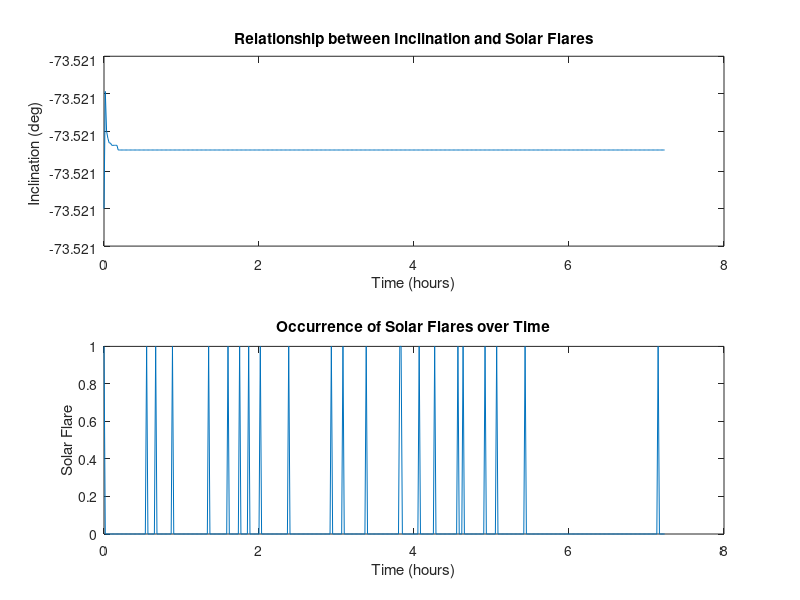
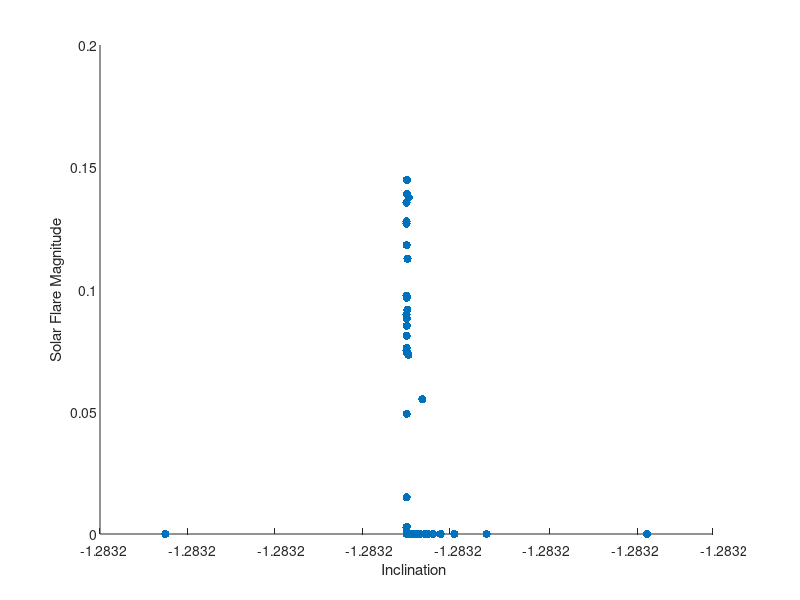
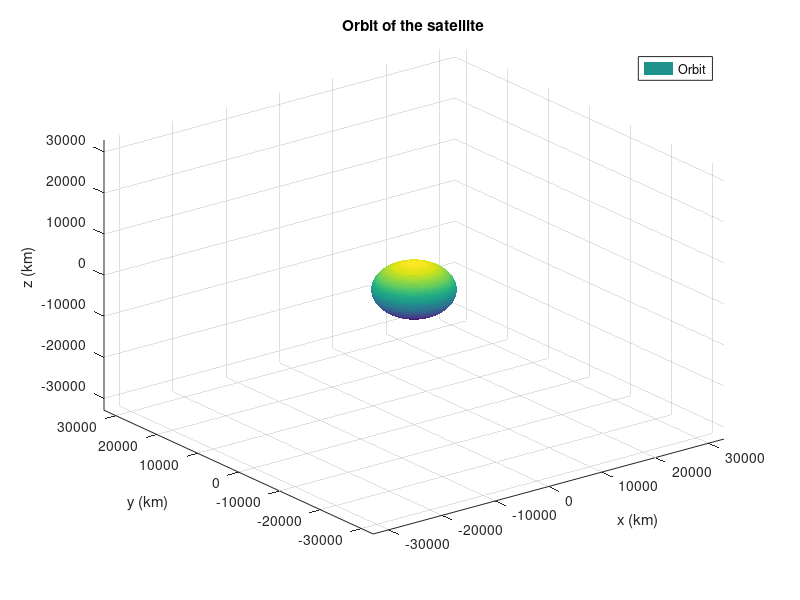

Recreate these plots in MATLAB, in order.
clc
clear

% Defining initial Values
altitude_initial = 850e3; % m
inclination_initial = input('Enter the initial input value'); % rad
mu = 3.986004418e14; % m^3/s^2
R_earth = 6.371e6; % m

% Time initilization parameters
duration = 26060; % s
dt = 60; % s
time = 0:dt:duration;

% Calculating semi-major axis from definite altitudes
a = (altitude_initial + R_earth) / (1 - cos(inclination_initial));

% Arrays to store position and velocity for the definite period
position = zeros(length(time), 3);
velocity = zeros(length(time), 3);

position(1,:) = [altitude_initial * cos(inclination_initial), altitude_initial * sin(inclination_initial), 0];

% Finding the initial velocity at the initial altitude
v_initial = sqrt(mu * (2/norm(position(1,:)) - 1/a));

% Set initial position and velocity
position(1,:) = [altitude_initial * cos(inclination_initial), altitude_initial * sin(inclination_initial), 0];
velocity(1,:) = [-sin(inclination_initial) * v_initial, cos(inclination_initial) * v_initial, 0];

% For Solar Pressure perturbations, so we use gravitational attraction values
mu_sun = 1.32712440018e20; % m^3/s^2
R_sun = 6.96e8; % m

% Initialize position vector's to store array values
position_vector = zeros(length(time), 3);
position_vector(1,:) = position(1,:);

% Solar Flare Parameters
solar_flare_probability = 0.05; % Probability of solar flare occurrence
max_solar_flare_magnitude = 0.15; % Maximum solar flare magnitude

% For loop to calculate the effects of solar flares on the satellite's attitude
for i = 2:length(time)
    % Acceleration due to solar pressure
    r = norm(position(i-1,:));
    acceleration_sp = (4.56e-6) / 1000 * [position(i-1,1), position(i-1,2), position(i-1,3)] / r^3;
    
    % Acceleration due to sun's gravitational attraction
    r_vec_to_sun = -position(i-1,:);
    r_to_sun = norm(r_vec_to_sun);
    acceleration_grav = -mu_sun * r_vec_to_sun / r_to_sun^3;
    
    % Total acceleration will be always calculated with the help of addition from Solar Pressure & gravitational attraction
    acceleration = acceleration_sp + acceleration_grav;
    
% Check for the occurrence of a solar flare
    if rand(1) <= solar_flare_probability
        solar_flare_magnitude = max_solar_flare_magnitude * rand(1);
        acceleration = acceleration + solar_flare_magnitude * acceleration;
        
        % Modify the satellite attitude due to a solar flare
        perturbation_vector = rand(1,3) - 0.5; % Random perturbation vector
        attitude_perturbation = cross(velocity(i,:), perturbation_vector) / norm(velocity(i,:)) * solar_flare_magnitude * dt;
        position(i,:) = position(i,:) + attitude_perturbation;
        % Recalculate the inclination angle
        inclination_angle = atan2(position(i,2), position(i,1));
    end
end
for i = 2:length(time)
    % Acceleration due to solar pressure
    r = norm(position(i-1,:));
    acceleration_sp = (4.56e-6) / 1000 * [position(i-1,1), position(i-1,2), position(i-1,3)] / r^3;
    
    % Acceleration due to sun's gravitational attraction
    r_vec_to_sun = -position(i-1,:);
    r_to_sun = norm(r_vec_to_sun);
    acceleration_grav = -mu_sun * r_vec_to_sun / r_to_sun^3;
    
    % Total acceleration will be always calculated with the help of addition from Solar Pressure & gravitational attraction
    acceleration = acceleration_sp + acceleration_grav;
    
    % Check for the occurrence of a solar flare
    if rand(1) <= solar_flare_probability
        solar_flare_magnitude = max_solar_flare_magnitude * rand(1);
        acceleration = acceleration + solar_flare_magnitude * acceleration;
%{
        % Modify the satellite attitude due to a solar flare
        perturbation_vector = rand(1,3) - 0.5; % Random perturbation vector
        attitude_perturbation = cross(position(i,:), perturbation_vector) / norm(position(i,:)) * solar_flare_magnitude * dt;
        position(i,:) = position(i,:) + attitude_perturbation;
%}
        % Modify the satellite position due to a solar flare
         perturbation_vector = rand(1,3) - 0.5; % Random perturbation vector
         position(i,:) = position(i,:) + perturbation_vector * solar_flare_magnitude * dt;
    
    end
    
    % Update position and velocity
    position(i,:) = position(i-1,:) + velocity(i-1,:) * dt + 0.5 * acceleration * dt^2;
    velocity(i,:) = velocity(i-1,:) + acceleration * dt;
end


% Plotting the relationship between inclination and solar flares
inclination = zeros(length(time), 1);
solar_flare = zeros(length(time), 1);
for i = 1:length(time)
    inclination(i) = atan2(position(i,2), position(i,1));
    if rand(1) <= solar_flare_probability
        solar_flare(i) = max_solar_flare_magnitude * rand(1);
    end
end


% Plotting the relationship between inclination and solar flares
inclination = zeros(length(time), 1);
solar_flare = zeros(length(time), 1);
for i = 1:length(time)
inclination(i) = atan2(position(i,2), position(i,1));
if rand(1) <= solar_flare_probability
solar_flare(i) = 1;
end
end

figure()
subplot(2,1,1)
plot(time/3600, inclination*180/pi)
xlabel('Time (hours)')
ylabel('Inclination (deg)')
title('Relationship between Inclination and Solar Flares')
subplot(2,1,2)
plot(time/3600, solar_flare)
xlabel('Time (hours)')
ylabel('Solar Flare')
title('Occurrence of Solar Flares over Time')

% Plotting the relationship between inclination and solar flares
figure
plot(inclination, solar_flare, '.', 'MarkerSize', 10);
xlabel('Inclination (rad)');
ylabel('Solar Flare Magnitude (m/s^2)');
title('Relationship between Inclination and Solar Flares');

% Plotting the relationship between inclination and solar flares
inclination = zeros(length(time), 1);
solar_flare = zeros(length(time), 1);
for i = 1:length(time)
inclination(i) = atan2(position(i,2), position(i,1));
if rand(1) <= solar_flare_probability
solar_flare(i) = max_solar_flare_magnitude * rand(1);
end
end

% Create scatter plot
scatter(inclination, solar_flare, 'filled')
xlabel('Inclination')
ylabel('Solar Flare Magnitude')

%Plotting the orbit of the satellite
figure
% First obtain the radius of the Earth
earth_radius = 6.371e6; % m
% Set the aspect ratio for the plot
% The x, y, and z axis will have the same scale.
daspect([1 1 1])

% Define a sphere to represent the Earth
[X, Y, Z] = sphere(50);

% Scaling down the size of the earth to provide better presentation
X = earth_radius / 10^3 * X;
Y = earth_radius / 10^3 * Y;
Z = earth_radius / 10^3 * Z;

% Display the Earth
surf(X, Y, Z, 'EdgeColor', 'none')
hold on

% Plot the orbit of the satellite
plot3(position(:,1), position(:,2), position(:,3), 'r', 'LineWidth', 2)

% Add title and labels
title('Orbit of the satellite')
xlabel('x (km)')
ylabel('y (km)')
zlabel('z (km)')

% Set axis limits to include the whole orbit
axis([-2 2 -2 2 -2 2] * (a + earth_radius) / 10^3)

% Add a legend
legend('Orbit')